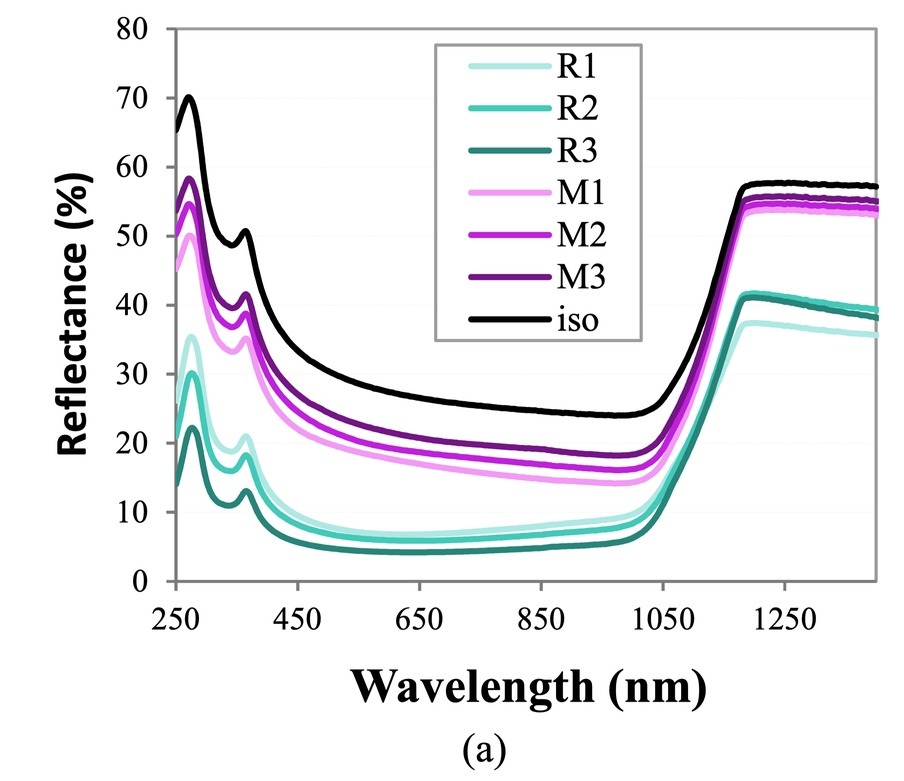
#> input picture test/ori/1.jpg, 904 x 781 px, shrunk from 2198 x 1898 before the run
$ python -i Data_Extraction.py   (imports and definitions only)
#> lines starting #> are read from the running program, lines starting #| are printed output that depends on the picture; after the words box and inside, x2 and y2 are one past the last pixel; in counts of white or black regions, pixels touching at a corner belong together
#> further down, picture is the input picture: shape (781, 904, 3); mean B, G, R 241.1, 237.9, 238.5
'''extract data for image with just one line'''

import cv2
import numpy as np
import os, random
from copy import deepcopy
import csv, json, boto3
import math
from pathlib import Path
from matplotlib import pyplot as plt
from sklearn.cluster import DBSCAN

import imutils
import numpy as np

from matplotlib import rcParams

def data_of_one_line(img, name='', save_dir='', data_file='', debug=False):

#> called with name = '', save_dir = '', data_file = '', debug = False
    data_points = []

    if debug==True:
        plt.subplots(figsize=(15, 10))

        # display image
        display = cv2.cvtColor(img, cv2.COLOR_BGR2RGB)
        plt.subplot(1,2,1)
        plt.imshow(display, 'gray')
        plt.title('original line image')
        plt.xticks([]),plt.yticks([])

    # use color cluster again to distinguish line and background
    data = img.reshape((-1,3))
    data = np.float32(data)
    criteria = (cv2.TERM_CRITERIA_EPS +
                cv2.TERM_CRITERIA_MAX_ITER, 10, 1.0)
    flags = cv2.KMEANS_RANDOM_CENTERS
    NUM_CLUSTERS = 2
    compactness, labels, centers = cv2.kmeans(data, NUM_CLUSTERS, None, criteria, 10, flags)
#> compactness = 1.06e+09; centers = [[254.3, 253.2, 253.5], [100.5, 73.41, 77.62]]
    centers = np.uint8(centers)
#> centers = [[254, 253, 253], [100, 73, 77]]
    res = centers[labels.flatten()]

    # get the class with the most pixels (white background)
    clusters = np.zeros([16], dtype=np.int32)
    for i in range(len(labels)):
        clusters[labels[i]] += 1
#> after the loop, clusters = [649079, 56945, 0, 0, 0, 0, 0, 0, 0, 0, 0, 0, 0, 0, 0, 0]
    center_bg = np.argmax(clusters)
#> center_bg = 0

    for i in range(len(centers)):
        line_labels = np.full_like(labels, center_bg)
        line_labels[labels==i] = i

        if i == center_bg: # disgard the background class
            continue

        img_h, img_w = img.shape[0],img.shape[1]
        labels_img = labels.reshape((img_h, img_w))

        data_pts = np.full((img_w, 2), -1)
        last_data_pt = [-1,-1]
        max_h_diff = 0
        for x in range(3, img_w): # ignore some margin in left
            ver_labels = labels_img[:,x].reshape(-1)
            if np.argwhere(ver_labels!=center_bg).shape[0] != 0:

                ver_line_pixels = np.argwhere(ver_labels!=center_bg).reshape(-1,1)

                # clustering on one vertical line to get the position of line data
                MAX_GAP=3
                clustering = DBSCAN(eps=MAX_GAP, min_samples=1).fit(ver_line_pixels)
                ver_centers = []
                ver_counts = []
                for c in np.unique(clustering.labels_):
                    pts = ver_line_pixels[np.argwhere(clustering.labels_==c)].reshape(-1)
                    ver_centers.append(np.mean(pts, dtype=np.int32))
                    ver_counts.append(len(pts))

                ver_centers = np.array(ver_centers)
                ver_counts = np.array(ver_counts)
                if ver_centers.size == 1:
                    if last_data_pt[0] != -1 and abs(ver_centers[0]-last_data_pt[1])>max_h_diff*2:
                        data_h = -1
                    else:
                        data_h = ver_centers[0]
                elif last_data_pt[0] != -1:
                    nearest_id = (np.abs(ver_centers - last_data_pt[1])).argmin()
                    thickest_id = ver_counts.argmax()
                    if ver_counts[nearest_id] < 3 and ver_counts[thickest_id] >= 3:
                        data_h = ver_centers[thickest_id]
                    else:
                        data_h = ver_centers[nearest_id]
                else:
                    data_h = random.choice(ver_centers)

                if data_h != -1:
                    display = cv2.circle(img, (x, data_h), 1, (255,0,255), 2)
                    data_points.append((x, data_h))

                    data_pts[x] = [x, data_h]
                    max_h_diff = max(data_h - last_data_pt[1], max_h_diff)
                    last_data_pt = [x, data_h]

        if data_file != '':
            data_to_save = np.full(((img_w-1)//10+1, 2), -1)
            for x in range(data_to_save.shape[0]):
                data_to_save[x] = [x*10, data_pts[x*10,1]]

            row_to_save = [name]
            row_to_save.append(data_to_save)
            with open(data_file,'a',newline='') as f:
                writer=csv.writer(f)
                writer.writerow(row_to_save)

        if name != '':
            image_save_dir = os.path.join(save_dir, name)
            cv2.imwrite(image_save_dir, display)

        if debug==True:
            display = cv2.cvtColor(display, cv2.COLOR_BGR2RGB)
            plt.subplot(1,2,2)
            plt.imshow(display, 'gray')
            plt.title('data points shown in dot')
            plt.xticks([]),plt.yticks([])
#> this loop made 2 passes
#> (img_h, img_w) on pass 2: (781, 904)
#> pass 2, in data_of_one_line, `labels_img = labels.reshape((img_h, img_w))`:
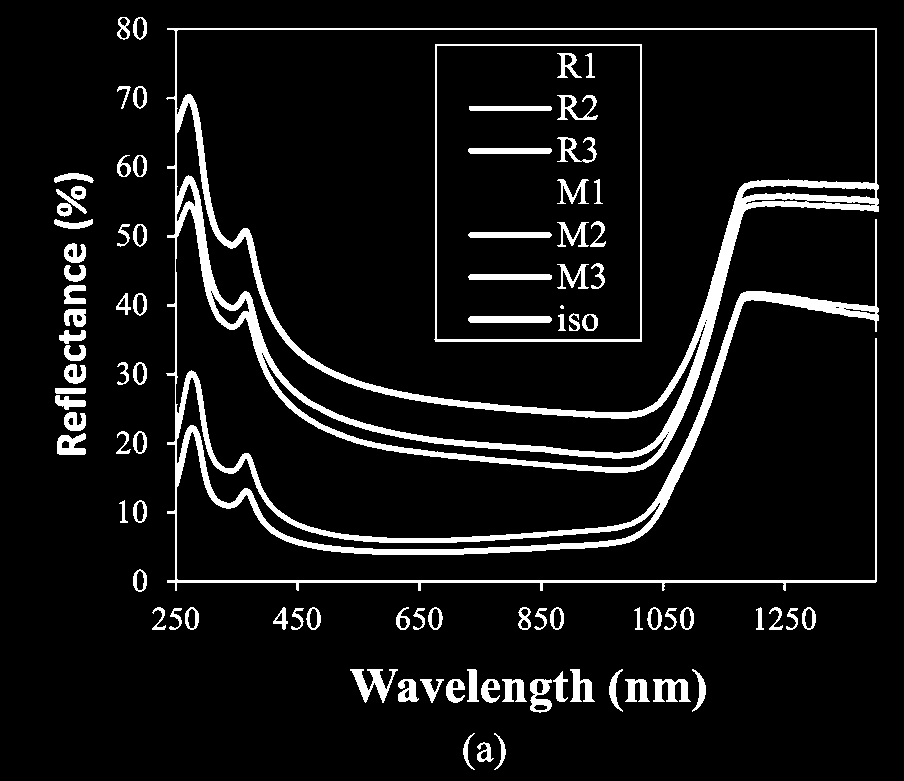
#> labels_img: shape (781, 904) int32; values 0 (black) and 1 (white), 8.1% white; 91 white regions (1 under 20 px), largest, box (x1, y1, x2, y2) and area: (166, 28, 879, 591) 35417, (434, 44, 642, 342) 2208, (350, 669, 398, 703) 659
#> after the loop, data_points = 796 pairs, first value 54 to 878, second value 180 to 626
    if debug==True:
        plt.show()

    return data_points

>>> import cv2
>>> picture = cv2.imread('../test/ori/1.jpg')
>>> result = data_of_one_line(picture)
#> result has the same summary as data_points in data_of_one_line
